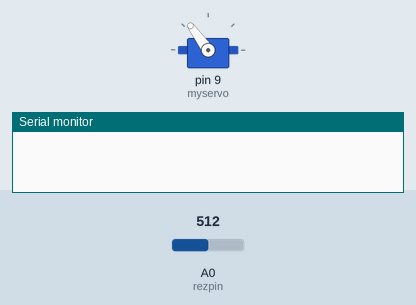
A sketch run on a simulated Arduino Uno, built with avr-gcc and run on an emulated ATmega328P. On the bench: servo, the last lines printed to the serial monitor. Inputs (shaded band) come from the test bench; at power-on: A0 (rezpin) = 512.

Above: at 1.2 s.
1.3 s: A0 (rezpin) set to 0
At 2.0 s:
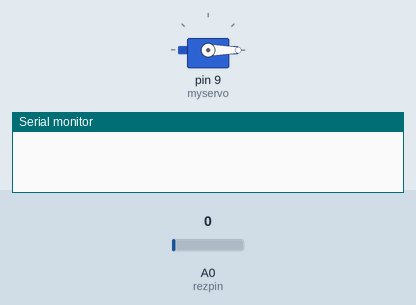
2.8 s: A0 (rezpin) set to 122
At 4.0 s:
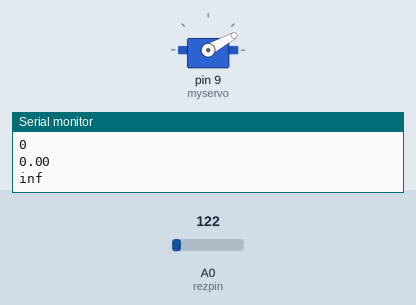
4.3 s: A0 (rezpin) set to 306
At 5.3 s:
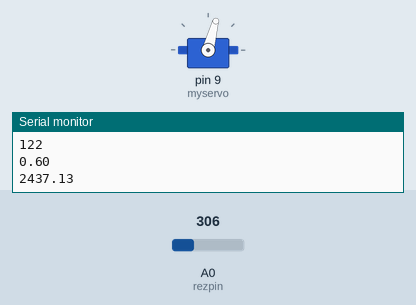
5.8 s: A0 (rezpin) set to 716
At 6.4 s:
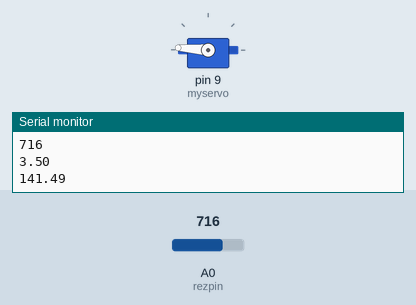
7.3 s: A0 (rezpin) set to 900
At 8.7 s:
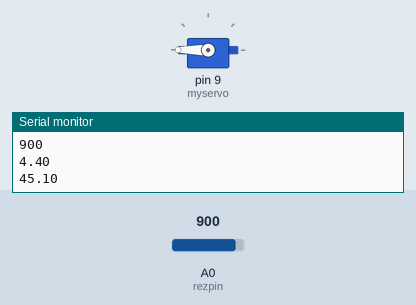
Timing chart, 0 to 9.8 s (numbered marks = the images above; inputs shaded):
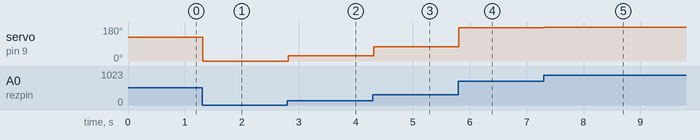

Measured:
- after the input at 1.3 s, servo on pin 9 (myservo): 126° → 0° at once
- after the input at 2.8 s, servo on pin 9 (myservo): 0° → 29° at once
- after the input at 4.3 s, servo on pin 9 (myservo): 29° → 75° at once
- after the input at 5.8 s, servo on pin 9 (myservo): 75° → 176° at once
- after the input at 7.3 s, servo on pin 9 (myservo): 176° → 180° at once

The sketch:

LDR___servo.ino
```cpp
/*Control a servo motor using an LDR
Learning themes: Including and using servo library, map function, using and calculating ohms, volts and bits across an LDR*/

#include <Servo.h>// include the servo library

Servo myservo;  // create servo object to control a servo
#define Mult (5.00/1023.00) //declares the float variable used to convert bits to volts
#define rezpin A0 // analog pin used to connect the potentiometer
long nowtime;
long lasttime;
int angle ;
int Bits;    //declares the float variable used to save the value of volts
float Volts ;//declares the integer variable used to save the value of Volts
float Ohms ;//declares the float variable used to save the value of ohms

void setup() {
  myservo.attach(9);  // attaches the servo on pin 9 to the servo object
  Serial.begin(9600);//begins serial communication and sets bit rate
}

void loop() {
  nowtime = millis();
  Bits = analogRead(rezpin);            // reads the value of the  (value between 0 and 1023)
  Volts = Mult * Bits; //calculates volts by multiplying mult and bits
  Ohms = (1650/Volts) - 330;//calculates ohms using this equation --> Vo = Vcc ( R / (R + Photocell) )
  angle = map(Bits, 3, 730, 0, 180);     // scale it to use it with the servo (value between 0 and 180)
   myservo.write(angle);                  // sets the servo position according to the scaled value
   delay(15);                           // waits for the servo to get there

  if (nowtime - lasttime >= 2000) { //if 2 seconds has passed, then
    lasttime = nowtime;// save current time to lasttime
  Serial.println(Bits);//Print to moniter value of bits
  Serial.println(Volts);//Print to moniter value of Volts
  Serial.println(Ohms);//Print to moniter value of ohms
  }
}
```
